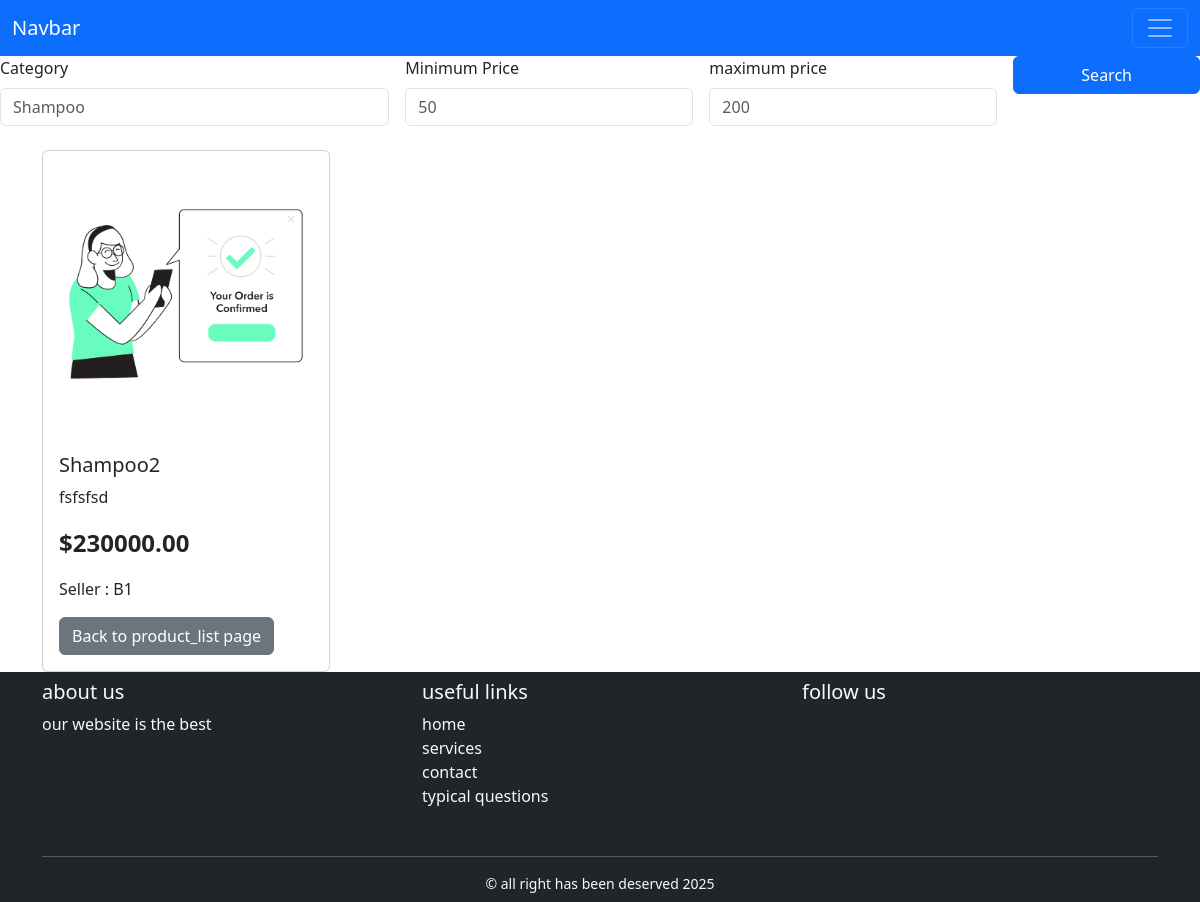
Screenshot of /product/2/ with the database file from the repository.
### product/models.py (models this page shows, shortened)
class Product(models.Model):
    CATEGORY_CHOICE = [
        ('skincare', 'Skincare'),
        ('makeup', 'Makeup'),
        ('haircare', 'Haircare'),
        ('fragrance', 'Fragrance'),
        ('bodycare', 'Bodycare'),
    ]
    seller = models.ForeignKey(User, on_delete=models.CASCADE, related_name='products')
    category = models.ForeignKey(Category, on_delete=models.CASCADE)
    name = models.CharField(max_length=200)
    description = models.TextField()
    brand = models.CharField(max_length=100)
    price = models.DecimalField(max_digits=10, decimal_places=2)
    stock = models.PositiveIntegerField(null=True, blank=True)
    image = models.ImageField(upload_to='product_images/', blank=True, null=True)
    category = models.CharField(max_length=50, choices=CATEGORY_CHOICE)
    created_at = models.DateTimeField(auto_now_add=True)
    updated_at = models.DateTimeField(auto_now=True)

### product/views.py (the view)
# urls.py: path('<int:pk>/', views.ProductDetailView.as_view(), name='product_detail'),
class ProductDetailView(View):
    def get(self, request, pk):
        product = get_object_or_404(Product, pk=pk)
        return render(request, 'product/product_detail.html', {'product': product})

### product/templates/product/product_detail.html (shortened to what this page needs)
{% extends 'base.html'%}
{% block content %}
<div class="container mt-4">
    <div class="row">
        <div class="col-md-6">
            <div class="card" style="width: 18rem;">
                {% if product.image %}
                <img src="{{product.image.url}}" class="card-img-top" alt="{{product.name}}">
                {% else %}
                <img src="" class="card-img-top" alt="No Image">
                {% endif %}
                <div class="card-body">
                    <h5 class="card-title">{{product.name}}</h5>
                    <p class="card-text">{{product.description}}</p>
                    <p class="fw-bold fs-4">${{ product.price }}</p>
                    <p>Seller : {{product.seller.username}}</p>
                    <a href="{% url 'product:product_list'%}" class="btn btn-secondary">Back to product_list page</a>
                </div>
            </div>
        </div>
    </div>
</div>
{% endblock %}

### rows the page displays
Product: image (picture), name "Shampoo2", description "fsfsfsd", price "230000.00", seller.username "B1"
